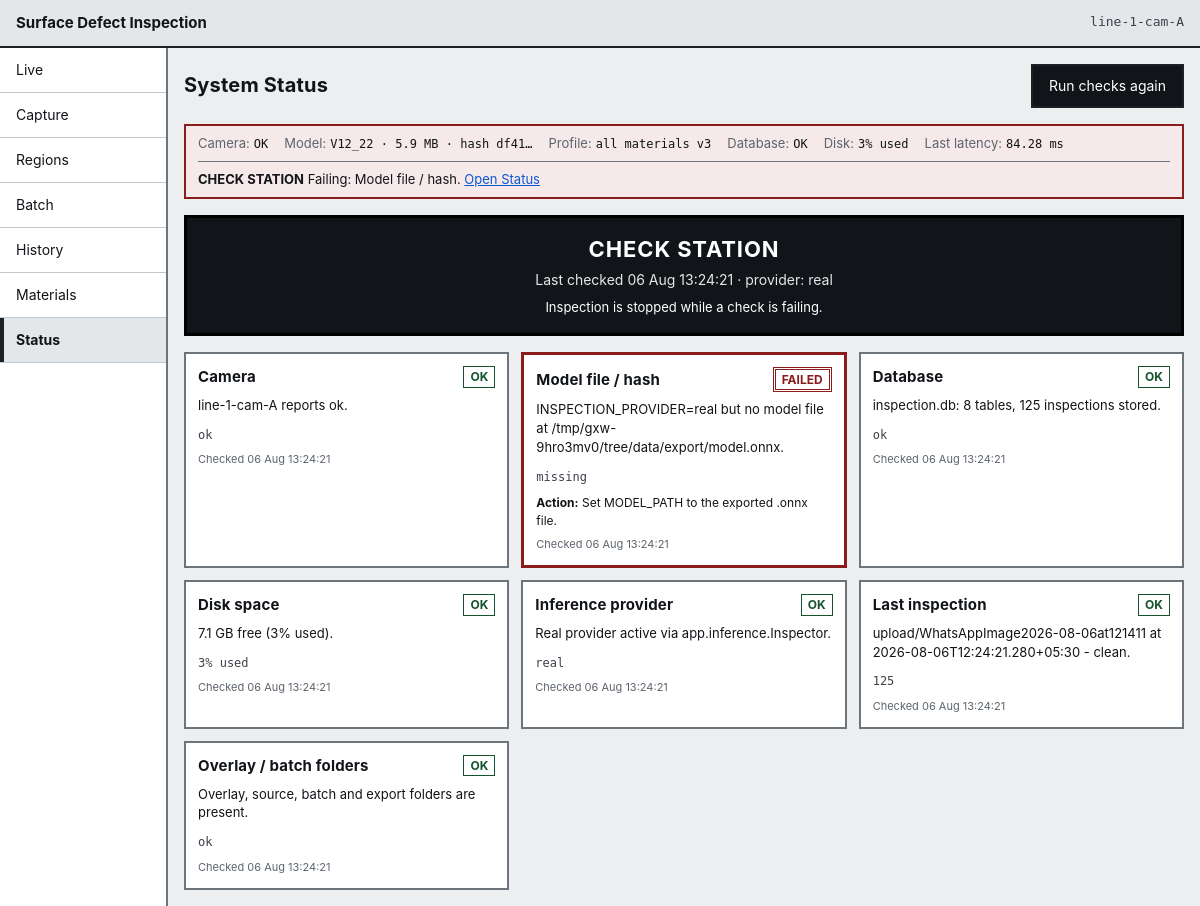
Page /status on the committed database.
### tables this page shows
CREATE TABLE station (
    station_id    INTEGER PRIMARY KEY AUTOINCREMENT,
    station_code  TEXT NOT NULL UNIQUE,
    line_code     TEXT NOT NULL,
    mm_per_pixel  REAL,               -- NULL until the station is calibrated
    camera_status TEXT NOT NULL DEFAULT 'ok',
    created_at    TEXT NOT NULL
);

CREATE TABLE model_version (
    model_version_id INTEGER PRIMARY KEY AUTOINCREMENT,
    file_name        TEXT NOT NULL,
    version          TEXT NOT NULL,
    artefact_sha256  TEXT NOT NULL UNIQUE,
    parameter_count  INTEGER,
    size_mb          REAL,
    precision        TEXT,
    latency_ms       REAL,
    created_at       TEXT NOT NULL,
    is_active        INTEGER NOT NULL DEFAULT 0 CHECK (is_active IN (0, 1))
);

CREATE TABLE inspection (
    inspection_id      INTEGER PRIMARY KEY AUTOINCREMENT,
    station_id         INTEGER NOT NULL REFERENCES station (station_id),
    profile_id         INTEGER NOT NULL REFERENCES profile (profile_id),
    model_version_id   INTEGER NOT NULL REFERENCES model_version (model_version_id),
    material_id        INTEGER REFERENCES material (material_id),
    batch_run_id       INTEGER REFERENCES batch_run (batch_run_id),
    image_sha256       TEXT,
    product_id         TEXT,
    captured_at        TEXT NOT NULL,
    processed_at       TEXT NOT NULL,
    status             TEXT NOT NULL CHECK (status IN (
                           'regions_found', 'clean',
                           'acquisition_failure', 'processing_failure')),
    region_count       INTEGER NOT NULL DEFAULT 0,
    latency_ms         REAL,
    source_image_path  TEXT,
    overlay_image_path TEXT,
    error_code         TEXT,
    error_message      TEXT
);

### app/routes/pages.py (the view)
@router.get("/status", response_class=HTMLResponse)
def status_page(
    request: Request,
    conn: sqlite3.Connection = Depends(get_db),
    settings: Settings = Depends(settings_dep),
) -> HTMLResponse:
    context = _base_context(request, conn, settings, "status")
    context.update({"status": status_service.run_checks(conn, settings)})
    return _templates(request).TemplateResponse(request, "status.html", context)

### app/templates/status.html (shortened to what this page needs)
{% extends "base.html" %}
{% block heading %}System Status{% endblock %}
{% block header_extra %}
<form method="post" action="/api/status/check" id="recheck-form">
  <button type="submit" class="button button--primary" id="run-checks">Run checks again</button>
</form>
{% endblock %}
{% block content %}
<div class="banner banner--{{ 'clean' if status.overall == 'ok' else ('check_station' if status.overall == 'failed' else 'could_not_process') }}" role="status">
  <p class="banner__headline">{{ status.overall_label }}</p>
  <p class="banner__detail">Last checked {{ status.checked_at|short_time }} &middot; provider: {{ status.provider }}</p>
  {% if status.blocks_inspection %}
  <p class="banner__reason">Inspection is stopped while a check is failing.</p>
  {% endif %}
</div>
<section class="status-grid" aria-label="Checks" id="status-grid">
  {% for check in status.checks %}
  <article class="check check--{{ check.state }}">
    <header class="check__header">
      <h2 class="check__title">{{ check.label }}</h2>
      <span class="status status--check-{{ check.state }}">{{ check.state_label }}</span>
    </header>
    <p class="check__detail">{{ check.detail }}</p>
    {% if check.value %}<p class="check__value mono">{{ check.value }}</p>{% endif %}
    {% if check.action %}<p class="check__action"><strong>Action:</strong> {{ check.action }}</p>{% endif %}
    <p class="check__time">Checked {{ check.checked_at|short_time }}</p>
  </article>
  {% endfor %}
</section>
{% endblock %}

### app/templates/base.html (shortened to what this page needs)
<!DOCTYPE html>
<html lang="en">
<head>
  <link rel="stylesheet" href="/static/css/base.css">
  <link rel="stylesheet" href="/static/css/layout.css">
  <link rel="stylesheet" href="/static/css/components.css">
  <link rel="stylesheet" href="/static/css/responsive.css">
</head>
<body data-screen="{{ active }}">
  <header class="app-bar">
    <span class="app-bar__title">{{ app_title }}</span>
    <span class="app-bar__station" title="Station">{{ station }}</span>
  </header>
  <div class="shell">
    {% include "partials/navigation.html" %}
    <main id="main" class="main" tabindex="-1">
      <div class="page-header">
        <h1 class="page-header__title">{% block heading %}{% endblock %}</h1>
        <div class="page-header__extra">{% block header_extra %}{% endblock %}</div>
      </div>
      {% if health is defined %}{% include "partials/health_strip.html" %}{% endif %}
      {% block content %}{% endblock %}
    </main>
  </div>
</body>
</html>

### app/templates/partials/health_strip.html (shortened to what this page needs)
<section class="strip strip--{{ health.overall }}" aria-label="Station health">
  <ul class="strip__items">
    <li class="strip__item">
      <span class="strip__key">Camera</span>
      <span class="strip__value">{{ health.camera.state_label }}</span>
    </li>
    <li class="strip__item">
      <span class="strip__key">Model</span>
      <span class="strip__value">{{ health.model_version }}{% if health.model_size_mb %} &middot; {{ health.model_size_mb }} MB{% endif %} &middot; hash {{ health.model_sha_short }}</span>
    </li>
    <li class="strip__item">
      <span class="strip__key">Profile</span>
      <span class="strip__value">{{ health.profile_label }}{% if health.profile_version %} v{{ health.profile_version }}{% endif %}</span>
    </li>
    <li class="strip__item">
      <span class="strip__key">Database</span>
      <span class="strip__value">{{ health.database.state_label }}</span>
    </li>
    <li class="strip__item">
      <span class="strip__key">Disk</span>
      <span class="strip__value">{{ health.disk_value or health.disk.state_label }}</span>
    </li>
    <li class="strip__item">
      <span class="strip__key">Last latency</span>
      <span class="strip__value">{% if health.latency_ms %}{{ health.latency_ms }} ms{% else %}&mdash;{% endif %}</span>
    </li>
  </ul>
  {% if health.overall != "ok" %}
  <p class="strip__alert">
    <strong>{{ health.overall_label }}</strong>
    {% if health.failing %}Failing: {{ health.failing|join(", ") }}.{% endif %}
    <a href="/status">Open Status</a>
  </p>
  {% endif %}
</section>

### app/static/css/base.css (style rules this page uses)
:root { --ink: #111418; --ink-2: #3b4149; --ink-3: #5d646d; --paper: #ffffff; --bg: #eceef0; --panel-head: #e4e7ea; --line: #6d747c; --line-soft: #c2c7cd; --line-hard: #1d2126; --crack: #c62828; --scratch: #1565c0; --alert: #8a1c1c; --alert-bg: #f6e9e9; --warn: #6b4c00; --warn-bg: #f7f0dc; --ok: #14532d; --ok-bg: #e9f1ea; --focus: #0b57d0; --sp-1: 4px; --sp-2: 8px; --sp-3: 12px; --sp-4: 16px; --sp-5: 24px; --sp-6: 32px; --touch: 44px; --font: -apple-system, BlinkMacSystemFont, "Segoe UI", Roboto, "Helvetica Neue", Arial, sans-serif; --mono: ui-monospace, "DejaVu Sans Mono", "SFMono-Regular", Menlo, Consolas, monospace; }
*, *::before, *::after { box-sizing: border-box; }
html { -webkit-text-size-adjust: 100%; }
body { margin: 0; background: var(--bg); color: var(--ink); font-family: var(--font); font-size: 15px; line-height: 1.45; }
h1, h2, h3 { margin: 0; font-weight: 700; letter-spacing: 0.01em; }
h1 { font-size: 20px; }
h2 { font-size: 15px; }
p { margin: 0 0 var(--sp-3); }
p:last-child { margin-bottom: 0; }
a { color: var(--focus); }
code, .mono { font-family: var(--mono); font-size: 0.92em; }

### app/static/css/layout.css (style rules this page uses)
.app-bar { display: flex; justify-content: space-between; align-items: center; gap: var(--sp-3); background: var(--panel-head); border-bottom: 2px solid var(--line-hard); padding: var(--sp-3) var(--sp-4); }
.app-bar__title { font-weight: 700; font-size: 15px; }
.app-bar__station { font-family: var(--mono); font-size: 13px; color: var(--ink-2); }
.shell { display: grid; grid-template-columns: 168px minmax(0, 1fr); align-items: start; min-height: calc(100vh - 49px); }
.main { padding: var(--sp-4); min-width: 0; display: flex; flex-direction: column; gap: var(--sp-4); }
.page-header { display: flex; flex-wrap: wrap; gap: var(--sp-3); justify-content: space-between; align-items: center; }
.page-header__extra { display: flex; gap: var(--sp-2); align-items: center; flex-wrap: wrap; }
.status-grid { display: grid; grid-template-columns: repeat(auto-fit, minmax(280px, 1fr)); gap: var(--sp-3); }

### app/static/css/components.css (style rules this page uses)
.strip { background: var(--paper); border: 2px solid var(--line); padding: var(--sp-2) var(--sp-3); font-size: 13px; }
.strip--failed { border-color: var(--alert); background: var(--alert-bg); }
.strip__items { list-style: none; margin: 0; padding: 0; display: flex; flex-wrap: wrap; gap: var(--sp-2) var(--sp-4); }
.strip__item { display: flex; gap: var(--sp-1); align-items: baseline; }
.strip__key { color: var(--ink-3); }
.strip__key::after { content: ":"; }
.strip__value { font-family: var(--mono); font-size: 12px; }
.strip__alert { margin: var(--sp-2) 0 0; padding-top: var(--sp-2); border-top: 1px solid var(--line); }
.banner { border: 3px solid var(--line-hard); padding: var(--sp-4); text-align: center; background: var(--paper); }
.banner__headline { font-size: 22px; font-weight: 700; letter-spacing: 0.04em; margin: 0; }
.banner__detail { margin: var(--sp-1) 0 0; font-size: 14px; color: var(--ink-2); }
.banner__reason { margin: var(--sp-2) 0 0; font-size: 13px; }
.banner--check_station { background: var(--ink); color: #fff; border-color: #000; }
.banner--check_station .banner__detail { color: #e6e6e6; }
.status { display: inline-block; padding: 1px 6px; border: 1px solid var(--line); background: var(--paper); font-size: 12px; white-space: nowrap; }
.status--check-ok { border-color: var(--ok); color: var(--ok); font-weight: 700; }
.status--check-failed { border-color: var(--alert); color: var(--alert); border-style: double; border-width: 3px; font-weight: 700; }
.button { display: inline-flex; align-items: center; justify-content: center; min-height: var(--touch); padding: 0 var(--sp-4); border: 2px solid var(--line-hard); background: var(--paper); color: var(--ink); font: inherit; font-size: 14px; text-decoration: none; cursor: pointer; }
.button--primary { background: var(--ink); color: #fff; }
.check { background: var(--paper); border: 2px solid var(--line); padding: var(--sp-3); }
.check--failed { border-color: var(--alert); border-width: 3px; }
.check__header { display: flex; justify-content: space-between; align-items: center; gap: var(--sp-2); margin-bottom: var(--sp-2); }
.check__detail { font-size: 13px; }
.check__value { font-size: 12px; color: var(--ink-2); margin: var(--sp-1) 0 0; }
.check__action { font-size: 12px; margin: var(--sp-2) 0 0; }
.check__time { font-size: 11px; color: var(--ink-3); margin: var(--sp-2) 0 0; }

### rows in the picture
station: station_code "line-1-cam-A", label "Camera", state_label "OK", detail "line-1-cam-A reports ok.", value "ok", checked_at|short_time "06 Aug 13:24:21"
model_version: model_version "V12_22", model_size_mb "5.9"
inspection: latency_ms "84.28"

### other values in the picture
{{ app_title }} "Surface Defect Inspection"
{{ item.label }} "Live" "Capture" "Regions" "Batch" "History" "Materials" "Status"
{{ health.camera.state_label }} "OK"
{{ health.model_sha_short }} "df41…"
{{ health.profile_label }} "all materials"
{{ health.profile_version }} "3"
{{ health.database.state_label }} "OK"
{{ health.disk_value or health.disk.state_label }} "3% used"
{{ health.overall_label }} "CHECK STATION"
{{ health.failing|join(", ") }} "Model file / hash"
{{ status.overall_label }} "CHECK STATION"
{{ status.checked_at|short_time }} "06 Aug 13:24:21"
{{ status.provider }} "real"
{{ check.label }} "Model file / hash" "Database" "Disk space" "Inference provider" "Last inspection" "Overlay / batch folders"
{{ check.state_label }} "FAILED" "OK" "OK" "OK" "OK" "OK"
